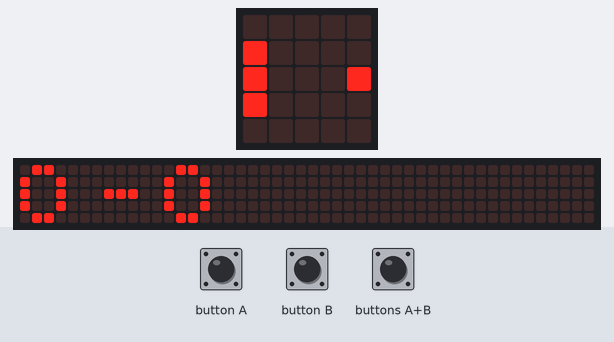
Bench run of a program on a simulated BBC micro:bit (MakeCode). Parts: the board's 5×5 LED display, a strip that is not on the board, showing the scrolling text unrolled. Inputs (shaded band) come from the test bench. The 48×5 strip is a reading aid, not a part: it shows the text the display is scrolling, unrolled, one strip-width of it at a time.

Above: at 1.27 s.
1.3 s: button A pressed for 0.15 s
At 1.8 s:
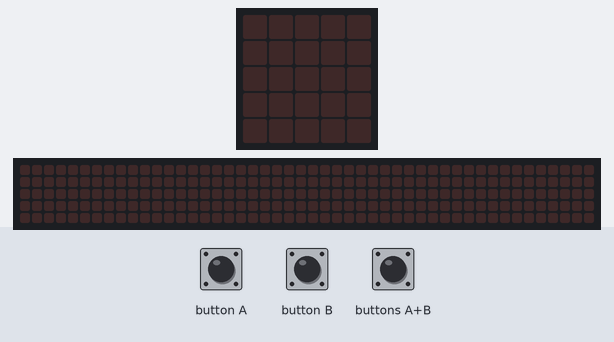
2.0 s: button B pressed for 0.15 s
2.7 s: buttons A+B pressed for 0.15 s
3.4 s: buttons A+B pressed for 1 s
5.0 s: button A pressed for 0.15 s
5.7 s: button B pressed for 0.15 s
At 6.91 s:
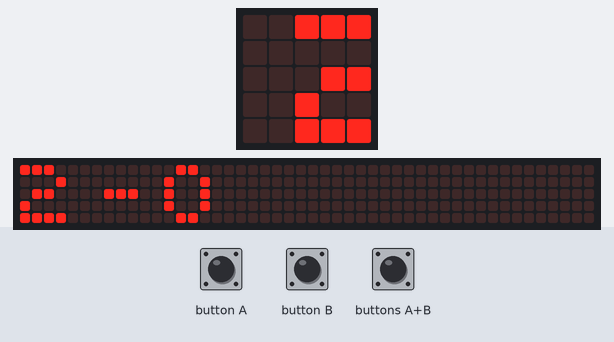
Timing chart, 0 to 7.4 s (numbered marks = the images above; inputs shaded):
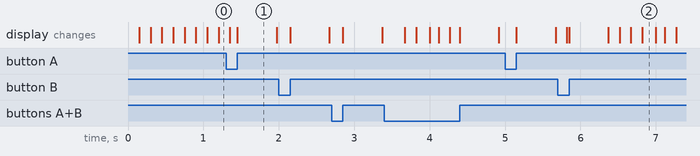

Measured:
- after the input at 1.3 s, the display: first differs from a run without the input after 0.15 s (image 1)
- after the input at 5.7 s, the display: first differs from a run without the input after 0.15 s (image 2 shows a later state)
- what the display in image 1 shows lasts 0.5 s, from 1.5 s to 2.0 s

The program:

main.ts
```typescript
input.onButtonPressed(Button.A, function () {
    led.stopAnimation()
    A += 1
    senast = 1
})
input.onButtonPressed(Button.AB, function () {
    led.stopAnimation()
    if (senast == 1) {
        A += -1
    } else if (senast == 2) {
        B += -1
    }
})
input.onButtonPressed(Button.B, function () {
    led.stopAnimation()
    B += 1
    senast = 2
})
let senast = 0
let A = 0
let B = 0
senast = 0
basic.forever(function () {
    basic.showString("" + A + "-" + B)
    basic.pause(500)
})
```

test.ts
```typescript
// här hamnar tester och detta kompileras inte när det här paketet används som ett tillägg.
```
